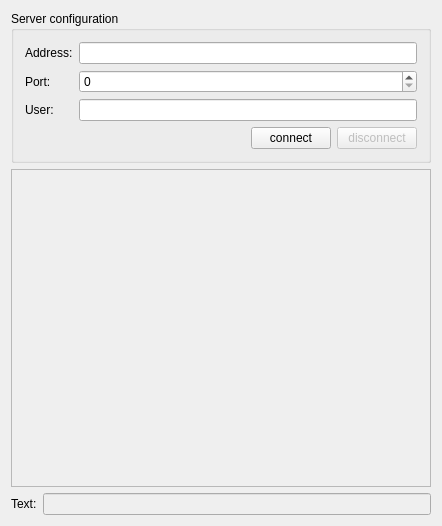
<?xml version="1.0" encoding="UTF-8"?>
<ui version="4.0">
 <class>TcpClient</class>
 <widget class="QWidget" name="TcpClient">
  <property name="geometry">
   <rect>
    <x>0</x>
    <y>0</y>
    <width>442</width>
    <height>526</height>
   </rect>
  </property>
  <property name="windowTitle">
   <string>TcpClient</string>
  </property>
  <layout class="QVBoxLayout" name="verticalLayout_2" stretch="0,9999">
   <item>
    <widget class="QGroupBox" name="groupBox">
     <property name="title">
      <string>Server configuration</string>
     </property>
     <layout class="QFormLayout" name="formLayout">
      <item row="0" column="0">
       <widget class="QLabel" name="label">
        <property name="text">
         <string>Address:</string>
        </property>
       </widget>
      </item>
      <item row="0" column="1">
       <widget class="QLineEdit" name="address"/>
      </item>
      <item row="1" column="0">
       <widget class="QLabel" name="label_2">
        <property name="text">
         <string>Port:</string>
        </property>
       </widget>
      </item>
      <item row="1" column="1">
       <widget class="QSpinBox" name="port">
        <property name="maximum">
         <number>99999</number>
        </property>
       </widget>
      </item>
      <item row="2" column="0">
       <widget class="QLabel" name="label_4">
        <property name="text">
         <string>User:</string>
        </property>
       </widget>
      </item>
      <item row="2" column="1">
       <widget class="QLineEdit" name="user"/>
      </item>
      <item row="3" column="1">
       <layout class="QHBoxLayout" name="horizontalLayout_2">
        <item>
         <spacer name="horizontalSpacer">
          <property name="orientation">
           <enum>Qt::Horizontal</enum>
          </property>
          <property name="sizeHint" stdset="0">
           <size>
            <width>40</width>
            <height>20</height>
           </size>
          </property>
         </spacer>
        </item>
        <item>
         <widget class="QPushButton" name="connect">
          <property name="text">
           <string>connect</string>
          </property>
         </widget>
        </item>
        <item>
         <widget class="QPushButton" name="disconnect">
          <property name="enabled">
           <bool>false</bool>
          </property>
          <property name="text">
           <string>disconnect</string>
          </property>
         </widget>
        </item>
       </layout>
      </item>
     </layout>
    </widget>
   </item>
   <item>
    <layout class="QVBoxLayout" name="verticalLayout">
     <item>
      <widget class="QPlainTextEdit" name="chat">
       <property name="enabled">
        <bool>false</bool>
       </property>
       <property name="readOnly">
        <bool>true</bool>
       </property>
      </widget>
     </item>
     <item>
      <layout class="QHBoxLayout" name="horizontalLayout">
       <item>
        <widget class="QLabel" name="label_3">
         <property name="text">
          <string>Text:</string>
         </property>
        </widget>
       </item>
       <item>
        <widget class="QLineEdit" name="text">
         <property name="enabled">
          <bool>false</bool>
         </property>
        </widget>
       </item>
      </layout>
     </item>
    </layout>
   </item>
  </layout>
 </widget>
 <layoutdefault spacing="6" margin="11"/>
 <resources/>
 <connections/>
</ui>
